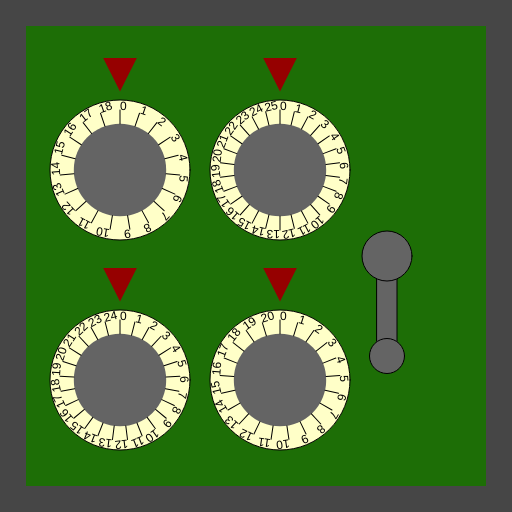
Frame 1 (no input)
Frame 60 (no input): identical to frame 1, image omitted
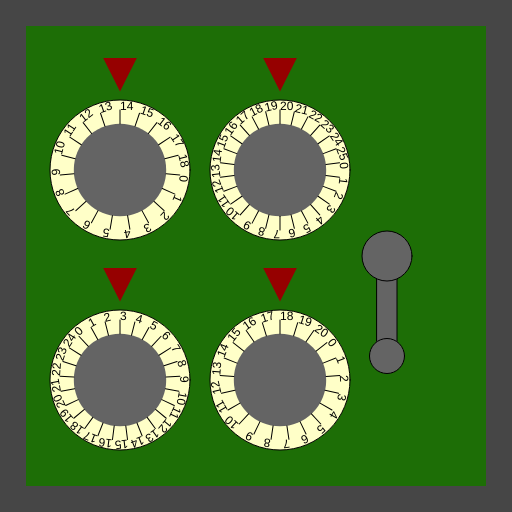
Frame 120 (the mouse pressed at the canvas centre since frame 60)

The p5.js sketch that drew these frames (run headless with seeded random() and noise() and a simulated clock; from frame 60 on, the mouse is pressed at the canvas centre):

// p5.js sketch
// ── sketch.js
/*

Officer: 8118839
CaseNum: 303-2-90051610-8118839

Case 303 - The Case of the Crooked Attorney
Stage 3 - The Gates Bank

I’ve made an appointment for you at the Gates Bank to retrieve your safe deposit box from the vault.
Actually you will break into Torvalds’ one.

Crack the safe by doing the following:

	When the mouse button is pressed:
	- Make crypticStoreKey_a equal to the value of mouseX
	- Use the 'constrain' function to prevent crypticStoreKey_a from falling below 3 and going above 14

	When the mouse button is pressed:
	- Decrement crypticStoreKey_b by 3
	- Use the 'constrain' function to prevent crypticStoreKey_b from falling below 3 and going above 18

	When the mouse button is pressed:
	- Make crypticStoreKey_c equal to the value of mouseX
	- Use the 'constrain' function to prevent crypticStoreKey_c from falling below 5 and going above 20

	When the mouse button is pressed:
	- Increment crypticStoreKey_d by 3
	- Use the 'min' function to prevent crypticStoreKey_d from going above 15

	Whilst the mouse is being dragged:
	- Make crypticStoreKey_e equal to the value of mouseX
	- Use the 'min' function to prevent crypticStoreKey_e from going above 69



This time you'll need to create the relevant event handlers yourself.

There are many possible ways of investigating this case, but you
should use ONLY the following commands:

	- The assignment operator aka. the equals sign !
	- mouseX, mouseY
	- Incrementing +=
	- Decrementing -=
	- min, max
	- constrain

*/

//declare the variables

var crypticStoreKey_a;
var crypticStoreKey_b;
var crypticStoreKey_c;
var crypticStoreKey_d;
var crypticStoreKey_e;


function preload()
{
	//IMAGES WILL BE LOADED HERE

}

function setup()
{
	createCanvas(512,512);

	//initialise the variables
	crypticStoreKey_a = 0;
	crypticStoreKey_b = 0;
	crypticStoreKey_c = 0;
	crypticStoreKey_d = 0;
	crypticStoreKey_e = 0;

}

///////////////////EVENT HANDLERS///////////////////

//Create event handlers here to open the safe ...

function mouseDragged()
{
	console.log("mouseDragged", mouseX, mouseY);

     crypticStoreKey_e = min(mouseX, 69);
    
}

function mousePressed()
{
	console.log("mousePressed");

    crypticStoreKey_a = constrain(mouseX, 13, 14);
    crypticStoreKey_b += 3;
    constrain(crypticStoreKey_b, 3, 18);
    crypticStoreKey_c = constrain(mouseX, 5, 20);
    crypticStoreKey_d -= 3;
    min(crypticStoreKey_d, 15);
}

///////////////DO NOT CHANGE CODE BELOW THIS POINT///////////////////

function draw()
{

	//Draw the safe door
	background(70);
	noStroke();
	fill(29,110,6);
	rect(26,26,width-52,width-52);

	//Draw the combination dials
	push();
	translate(120,170);
	drawDial(140,crypticStoreKey_a, 19);
	pop();

	push();
	translate(120,380);
	drawDial(140,crypticStoreKey_b, 25);
	pop();

	push();
	translate(280,170);
	drawDial(140,crypticStoreKey_c, 26);
	pop();

	push();
	translate(280,380);
	drawDial(140,crypticStoreKey_d, 21);
	pop();

	//Draw the lever
	push();
	translate(width - 125,256);
	drawLever(crypticStoreKey_e);
	pop();


}

function drawDial(diameter,num,maxNum)
{
	//the combination lock

	var r = diameter * 0.5;
	var p = r * 0.6;

	stroke(0);
	fill(255,255,200);
	ellipse(0,0,diameter,diameter);
	fill(100);
	noStroke();
	ellipse(0,0,diameter*0.66,diameter*0.66);
	fill(150,0,0);
	triangle(
		-p * 0.4,-r-p,
		p * 0.4,-r-p,
		0,-r-p/5
	);

	noStroke();

	push();
	var inc = 360/maxNum;

	rotate(radians(-num * inc));
	for(var i = 0; i < maxNum; i++)
	{
		push();
		rotate(radians(i * inc));
		stroke(0);
		line(0,-r*0.66,0,-(r-10));
		noStroke();
		fill(0);
		text(i,0,-(r-10));
		pop();
	}

	pop();
}

function drawLever(rot)
{
	push();
	rotate(radians(-rot))
	stroke(0);
	fill(100);
	rect(-10,0,20,100);
	ellipse(0,0,50,50);
	ellipse(0,100,35,35);
	pop();
}
